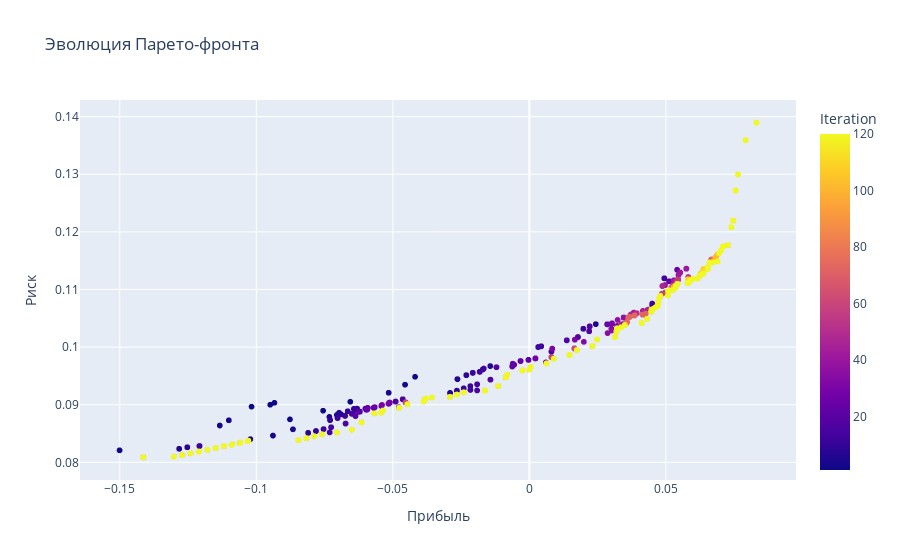

The cell this chart's notebook holds for it:
### Code cell
# MOAMP
moamp = MOAMP(
    variable_bounds=variable_bounds,
    objectives=objectives,
    population_size=20,
    step_size=0.05,
    tabu_length=30
)

moamp.run(iterations=120)
moamp_front = moamp.get_pareto_front()

moamp.visualize_pareto_front()

### Figure 1 — Plotly figure (JSON) as saved in the notebook; plotly's stock layout.template omitted (floating-point values rounded to 4 significant figures; data arrays with more than 128 entries replaced by an {"elided": "..."} marker saying what was removed)
{"data": [{"hovertemplate": "Прибыль=%{x}<br>Риск=%{y}<br>Iteration=%{marker.color}<extra></extra>", "legendgroup": "", "marker": {"color": {"elided": "8340 int values"}, "coloraxis": "coloraxis", "symbol": "circle"}, "mode": "markers", "name": "", "showlegend": false, "type": "scattergl", "x": {"elided": "8340 float values"}, "xaxis": "x", "y": {"elided": "8340 float values"}, "yaxis": "y"}], "layout": {"coloraxis": {"colorbar": {"title": {"text": "Iteration"}}, "colorscale": [[0, "#0d0887"], [0.1111, "#46039f"], [0.2222, "#7201a8"], [0.3333, "#9c179e"], [0.4444, "#bd3786"], [0.5556, "#d8576b"], [0.6667, "#ed7953"], [0.7778, "#fb9f3a"], [0.8889, "#fdca26"], [1, "#f0f921"]]}, "legend": {"tracegroupgap": 0}, "title": {"text": "Эволюция Парето-фронта"}, "xaxis": {"anchor": "y", "domain": [0, 1], "title": {"text": "Прибыль"}}, "yaxis": {"anchor": "x", "domain": [0, 1], "title": {"text": "Риск"}}}}
